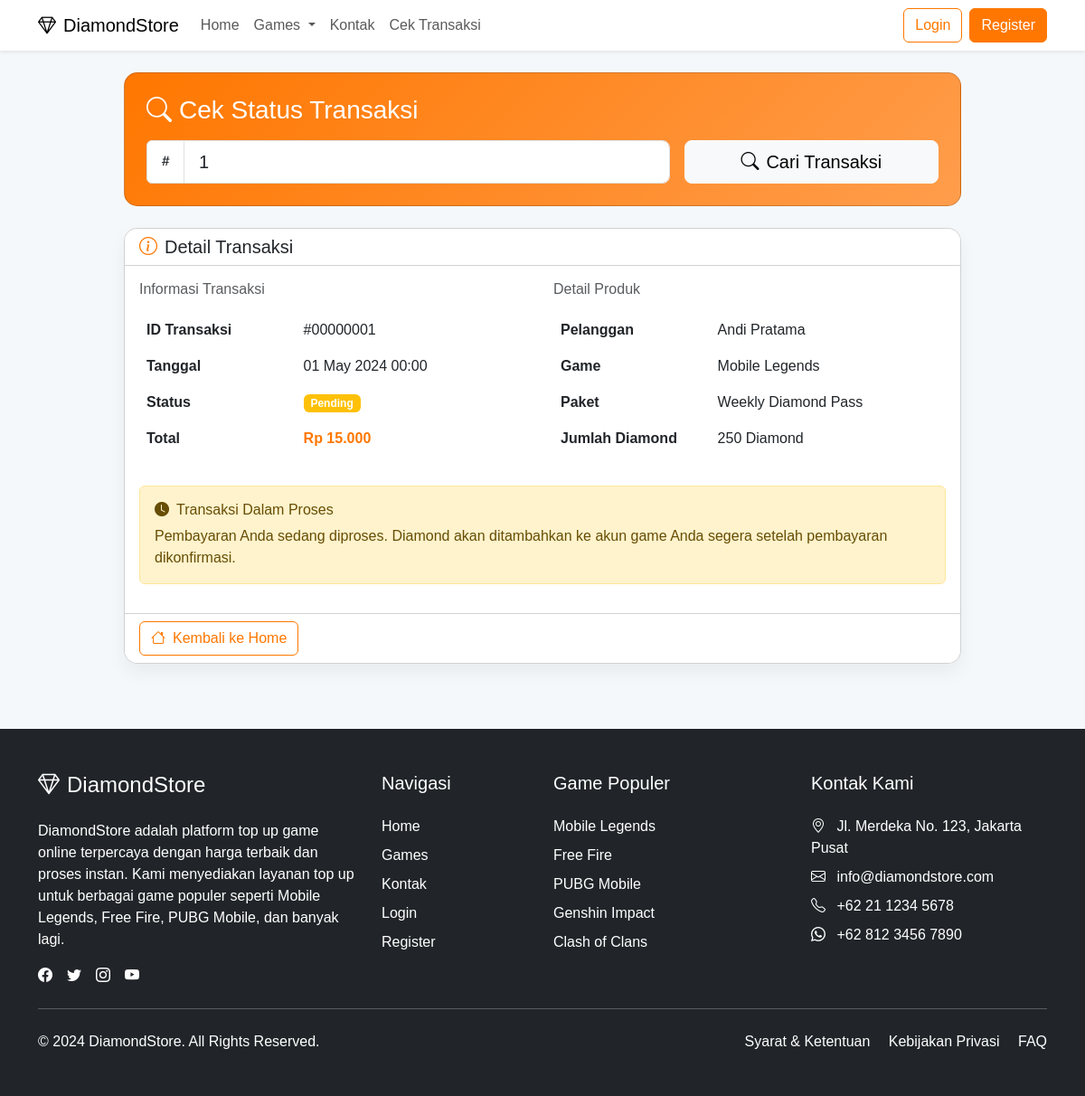
The page /game-topup/cek-transaksi.php?id=1 on the database its author committed.
### tables this page shows
CREATE TABLE `transaksi` (
  `id_transaksi` int(11) NOT NULL,
  `id_pelanggan` int(11) DEFAULT NULL,
  `tanggal_transaksi` date DEFAULT NULL,
  `waktu_transaksi` datetime DEFAULT current_timestamp(),
  `total_harga` decimal(10,2) DEFAULT NULL,
  `metode_pembayaran` varchar(50) DEFAULT NULL,
  `status` enum('pending','berhasil','gagal') DEFAULT 'pending'
);

CREATE TABLE `pelanggan` (
  `id_pelanggan` int(11) NOT NULL,
  `nama` varchar(100) DEFAULT NULL,
  `email` varchar(100) DEFAULT NULL,
  `no_hp` varchar(15) DEFAULT NULL,
  `user_id` int(11) DEFAULT NULL
);

CREATE TABLE `game` (
  `id_game` int(11) NOT NULL,
  `nama_game` varchar(100) DEFAULT NULL,
  `developer` varchar(100) DEFAULT NULL
);

CREATE TABLE `paketdiamond` (
  `id_paket` int(11) NOT NULL,
  `id_game` int(11) DEFAULT NULL,
  `nama_paket` varchar(100) DEFAULT NULL,
  `jumlah_diamond` int(11) DEFAULT NULL,
  `harga` decimal(10,2) DEFAULT NULL
);

### game-topup/cek-transaksi.php (the view, shortened to what this page needs)
<?php
include 'config/database.php';
include 'includes/functions.php';
$transaction = null;
if (isset($_GET['id'])) {
    $transaction_id = sanitize($_GET['id']);
    $transaction_id = ltrim($transaction_id, '#0');
    if (!empty($transaction_id) && is_numeric($transaction_id)) {
        $query = "SELECT t.*, p.nama, g.nama_game, pd.nama_paket, pd.jumlah_diamond
                FROM Transaksi t
                JOIN Pelanggan p ON t.id_pelanggan = p.id_pelanggan
                JOIN DetailTransaksi dt ON t.id_transaksi = dt.id_transaksi
                JOIN PaketDiamond pd ON dt.id_paket = pd.id_paket
                JOIN Game g ON pd.id_game = g.id_game
                WHERE t.id_transaksi = $transaction_id";
        $result = mysqli_query($conn, $query);
        if (mysqli_num_rows($result) > 0) {
            $transaction = mysqli_fetch_assoc($result);
        } else {
            $error = "Transaksi dengan ID #" . str_pad($transaction_id, 8, '0', STR_PAD_LEFT) . " tidak ditemukan.";
        }
    } else {
        $error = "ID Transaksi tidak valid. Contoh format: #00000001";
    }
}
?>
<!DOCTYPE html>
<html lang="en">
<head>
    <link href="https://cdn.jsdelivr.net/npm/bootstrap@5.3.0/dist/css/bootstrap.min.css" rel="stylesheet">
    <link rel="stylesheet" href="https://cdn.jsdelivr.net/npm/bootstrap-icons@1.11.0/font/bootstrap-icons.css">
    <link rel="stylesheet" href="assets/css/style.css">
</head>
<body>
    <?php include 'includes/navbar.php'; ?>
    <div class="container mt-4">
        <div class="row justify-content-center">
            <div class="col-md-10">
                <div class="card search-card mb-4">
                    <div class="card-body p-4">
                        <h3 class="card-title text-white mb-3"><i class="bi bi-search me-2"></i>Cek Status Transaksi</h3>
                        <form method="get" action="">
                            <div class="row g-3 align-items-center">
                                <div class="col-md-8">
                                    <div class="input-group">
                                        <span class="input-group-text bg-white"><i class="bi bi-hash"></i></span>
                                        <input type="text" class="form-control form-control-lg" name="id" placeholder="Masukkan ID Transaksi (contoh: #00000006)" value="<?php echo isset($_GET['id']) ? htmlspecialchars($_GET['id']) : ''; ?>" required>
                                    </div>
                                </div>
                                <div class="col-md-4">
                                    <button type="submit" class="btn btn-light btn-lg w-100">
                                        <i class="bi bi-search me-2"></i>Cari Transaksi
                                    </button>
                                </div>
                            </div>
                        </form>
                    </div>
                </div>
                <?php if ($transaction): ?>
                <div class="card result-card mb-4">
                    <div class="card-header bg-white">
                        <h5 class="mb-0"><i class="bi bi-info-circle me-2 text-primary"></i>Detail Transaksi</h5>
                    </div>
                    <div class="card-body">
                        <div class="row">
                            <div class="col-md-6">
                                <h6 class="text-muted mb-3">Informasi Transaksi</h6>
                                <table class="table table-borderless">
                                    <tr>
                                        <td width="40%"><strong>ID Transaksi</strong></td>
                                        <td>#<?php echo str_pad($transaction['id_transaksi'], 8, '0', STR_PAD_LEFT); ?></td>
                                    </tr>
                                    <tr>
                                        <td><strong>Tanggal</strong></td>
                                        <td><?php echo date('d F Y H:i', strtotime($transaction['tanggal_transaksi'])); ?></td>
                                    </tr>
                                    <tr>
                                        <td><strong>Status</strong></td>
                                        <td><?php echo getStatusLabel($transaction['status']); ?></td>
                                    </tr>
                                    <tr>
                                        <td><strong>Total</strong></td>
                                        <td class="fw-bold text-primary"><?php echo formatCurrency($transaction['total_harga']); ?></td>
                                    </tr>
                                </table>
                            </div>
                            <div class="col-md-6">
                                <h6 class="text-muted mb-3">Detail Produk</h6>
                                <table class="table table-borderless">
                                    <tr>
                                        <td width="40%"><strong>Pelanggan</strong></td>
                                        <td><?php echo $transaction['nama']; ?></td>
                                    </tr>
                                    <tr>
                                        <td><strong>Game</strong></td>
                                        <td><?php echo $transaction['nama_game']; ?></td>
                                    </tr>
                                    <tr>
                                        <td><strong>Paket</strong></td>
                                        <td><?php echo $transaction['nama_paket']; ?></td>
                                    </tr>
                                    <tr>
                                        <td><strong>Jumlah Diamond</strong></td>
                                        <td><?php echo number_format($transaction['jumlah_diamond']); ?> Diamond</td>
                                    </tr>
                                </table>
                            </div>
                        </div>
                        <?php if ($transaction['status'] === 'berhasil'): ?>
                        <div class="alert alert-success mt-3">
                            <h6 class="alert-heading"><i class="bi bi-check-circle-fill me-2"></i>Transaksi Berhasil</h6>
                            <p class="mb-0">Diamond telah ditambahkan ke akun game Anda. Terima kasih telah berbelanja di DiamondStore!</p>
                        </div>
                        <?php elseif ($transaction['status'] === 'pending'): ?>
                        <div class="alert alert-warning mt-3">
                            <h6 class="alert-heading"><i class="bi bi-clock-fill me-2"></i>Transaksi Dalam Proses</h6>
                            <p class="mb-0">Pembayaran Anda sedang diproses. Diamond akan ditambahkan ke akun game Anda segera setelah pembayaran dikonfirmasi.</p>
                        </div>
                        <?php endif; ?>
                    </div>
                    <div class="card-footer bg-white">
                        <div class="d-flex justify-content-between">
                            <a href="index.php" class="btn btn-outline-primary">
                                <i class="bi bi-house me-2"></i>Kembali ke Home
                            </a>
                        </div>
                    </div>
                </div>
                <?php endif; ?>
            </div>
        </div>
    </div>
    <?php include 'includes/footer.php'; ?>
</body>
</html>

### game-topup/assets/css/style.css (style rules this page uses)
:root { --primary-color: #ff5722; --secondary-color: #e64a19; --accent-color: #ff9800; --success-color: #4caf50; --warning-color: #ffc107; --danger-color: #f44336; --light-color: #f8f9fa; --dark-color: #212529; --gray-dark: #343a40; --gray: #6c757d; }
body { font-family: "Poppins", sans-serif; background-color: #f5f8fa; }
.btn-outline-primary { color: var(--primary-color); border-color: var(--primary-color); }

### game-topup/cek-transaksi.php (style rules this page uses)
.btn-outline-primary { color: #ff7700; border-color: #ff7700; }
.text-primary { color: #ff7700 !important; }
.search-card { background: linear-gradient(135deg, #ff7700, #ff9d4c); color: white; border-radius: 15px; }
.result-card { border-radius: 15px; overflow: hidden; box-shadow: 0 10px 20px rgba(0,0,0,0.05); transition: all 0.3s ease; }

### rows shown on the page
transaksi: id_transaksi "00000001", tanggal_transaksi "01 May 2024 00:00", total_harga "Rp 15.000", id_pelanggan.nama "Andi Pratama", game.nama_game "Mobile Legends", paketdiamond.nama_paket "Weekly Diamond Pass", paketdiamond.jumlah_diamond "250"
